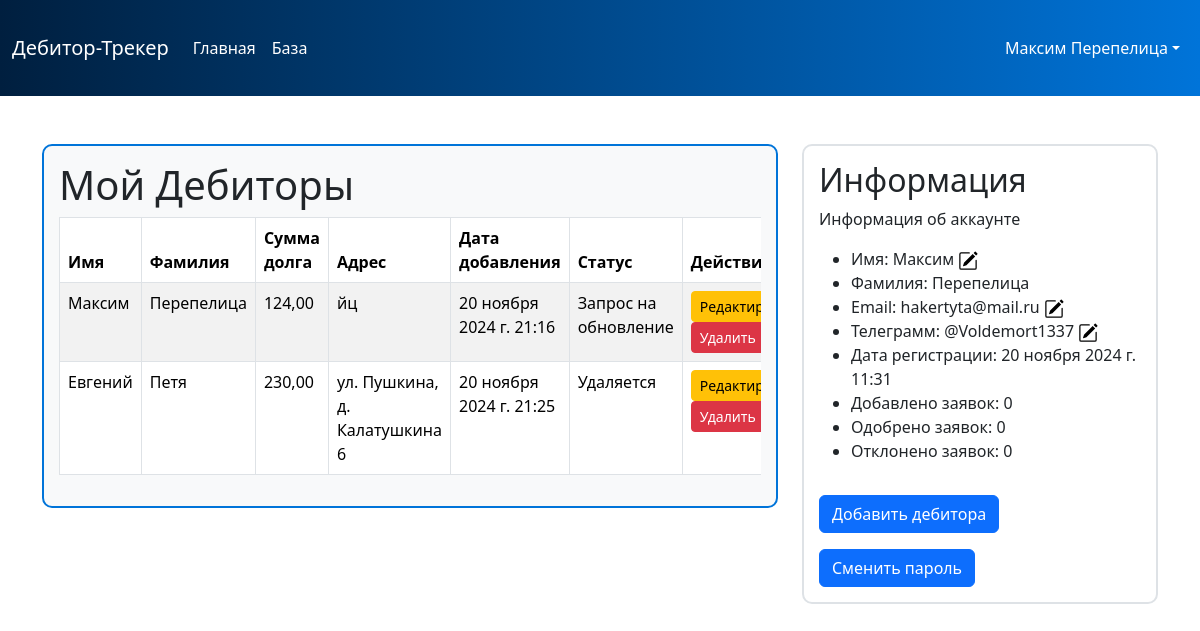
Before: /cabinet/ (signed in) with the older database file.
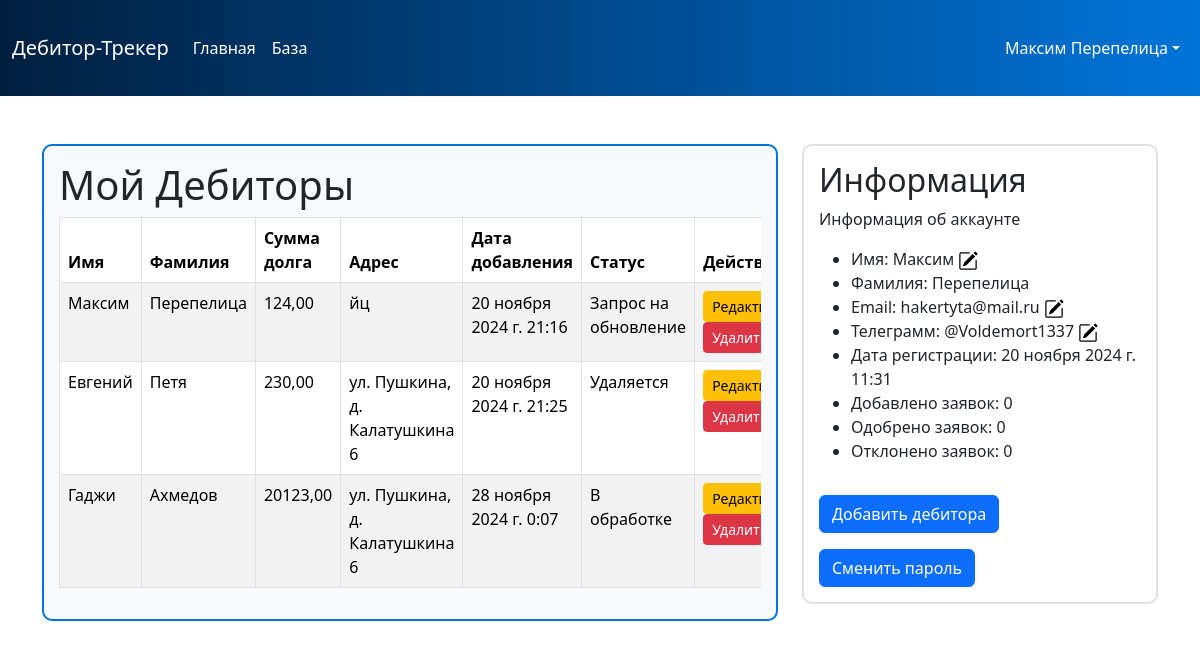
After: the same page with the newer database file.
### Task1/models.py (models this page shows, shortened)
class NewUsers(AbstractBaseUser, PermissionsMixin):
    username = models.CharField(max_length=100, unique=True)
    name = models.CharField(max_length=100)
    surname = models.CharField(max_length=100)
    age = models.PositiveIntegerField()
    email = models.EmailField(unique=True)
    subscription = models.BooleanField(default=False)
    subscription_end_date = models.DateField(blank=True, null=True)
    created_at = models.DateTimeField(auto_now_add=True)
    updated_at = models.DateTimeField(auto_now=True)
    tg_account = models.CharField(max_length=33)
    is_active = models.BooleanField(default=True)
    is_staff = models.BooleanField(default=False)
    objects = NewUsersManager()
    USERNAME_FIELD = 'username'
    REQUIRED_FIELDS = ['email']

class AddDebtorUser(models.Model):
    STATUS_CHOICES = [
        ('pending', 'В обработке'),
        ('approved', 'Одобрено'),
        ('added', 'Добавлено в базу'),
        ('rejected', 'Отклонено'),
        ('deleting', 'Удаляется'),
        ('deleted', 'Удалено'),
        ('update_requested', 'Запрос на обновление'),
        ('under_review', 'На проверке'),
        ('approved_for_update', 'Одобрено для обновления'),
        ('updated_in_db', 'Обновлено в базе')
    ]
    user = models.ForeignKey(NewUsers, on_delete=models.CASCADE, verbose_name="Пользователь")
    name = models.CharField(max_length=255, verbose_name="Имя дебитора")
    surname = models.CharField(max_length=255, verbose_name="Фамилия дебитора")
    amount = models.DecimalField(max_digits=10, decimal_places=2, verbose_name="Сумма долга")
    address = models.TextField(verbose_name="Адрес")
    region = models.CharField(max_length=255, verbose_name="Регион")
    city = models.CharField(max_length=255, verbose_name="Город")
    created_at = models.DateTimeField(auto_now_add=True, verbose_name="Дата создания")
    updated_at = models.DateTimeField(auto_now=True, verbose_name="Дата обновления")
    status = models.CharField(
        max_length=20,
        choices=STATUS_CHOICES,
        default='pending',
        verbose_name="Статус"
    )
    document = models.FileField(upload_to='documents/', verbose_name="Документ")
    index_key = models.IntegerField(unique=True, verbose_name="Индекс", null=True, blank=True)
    deletion_reason = models.TextField(null=True, blank=True, verbose_name='Причина удаления')
    deletion_document = models.FileField(upload_to='deletion_documents/', null=True, blank=True, verbose_name='Документ удаления')

### Task1/views.py (the view)
# urls.py: path('cabinet/', views.personal_cabinet, name='personal_cabinet'),
@login_required
def personal_cabinet(request):
    logger.info(f"Доступ к личному кабинету пользователя {request.user.username}")
    requests = AddDebtorUser.objects.filter(user=request.user)
    return render(request, 'first/personalAccount.html', {'requests': requests})

### templates/first/personalAccount.html (shortened to what this page needs)
{% load static %}
<!DOCTYPE html>
<html lang="ru">
<head>
    <link rel="stylesheet" href="{% static 'bootstrap/css/bootstrap.min.css' %}">
    <link rel="stylesheet" type="text/css" href="{% static 'datatables/datatables.min.css' %}">
</head>
<body>
    <div class="gradient-bg">
        {% include 'first/menu.html' %}
    </div>
    <div class="container mt-5">
        <div class="row">
            <div class="col-md-8">
                <div class="table-container">
                    <h1>Мой Дебиторы</h1>
                    {% if user.is_authenticated %}
                    <div class="table-responsive">
                        <table id="addDebtor" class="table table-striped table-bordered">
                            <thead>
                                <tr>
                                    <th>Имя</th>
                                    <th>Фамилия</th>
                                    <th>Сумма долга</th>
                                    <th>Адрес</th>
                                    <th>Дата добавления</th>
                                    <th>Статус</th>
                                    <th>Действия</th>
                                </tr>
                            </thead>
                            <tbody>
                                 {% for debtor in request.user.adddebtoruser_set.all %}
                                 <tr>
                                     <td>{{ debtor.name }}</td>
                                     <td>{{ debtor.surname }}</td>
                                     <td>{{ debtor.amount }}</td>
                                     <td>{{ debtor.address}}</td>
                                     <td>{{ debtor.created_at }}</td>
                                     <td>{{ debtor.get_status_display }}</td>
                                    <td>
                                        <a href="#"
                                           class="btn btn-sm btn-warning"
                                           data-bs-toggle="modal"
                                           data-bs-target="#editDebtorModal"
                                           data-id="{{ debtor.id }}"
                                           data-name="{{ debtor.name }}"
                                           data-surname="{{ debtor.surname }}"
                                           data-amount="{{ debtor.amount }}"
                                           data-address="{{ debtor.address }}"
                                           data-region="{{ debtor.region }}"
                                           data-city="{{ debtor.city }}"
                                           data-document="{{ debtor.document.url }}">
                                           Редактировать
                                        </a>
                                          <button type="button" class="btn btn-sm btn-danger" data-bs-toggle="modal" data-bs-target="#deleteModal"
                                                      data-debtor-id="{{ debtor.id }}" data-debtor-name="{{ debtor.name }}">
                                                      Удалить
                                          </button>
                                    </td>
                                </tr>
                                {% empty %}
                                <tr>
                                    <td colspan="5">Нет заявок</td>
                                </tr>
                                {% endfor %}
                            </tbody>
                        </table>
                    </div>
                    {% else %}
                    <p>Вы не авторизованы. Пожалуйста, войдите, чтобы увидеть информацию.</p>
                    {% endif %}
                </div>
            </div>
            <div class="col-md-4">
                <div class="info-panel">
                    <h2>Информация</h2>
                    {% if user.is_authenticated %}
                    <p>Информация об аккаунте</p>
                    <ul>
                        <li>Имя: {{ user.name }}
                        <i class="bi bi-pencil-square icon-pencil"  data-bs-toggle="modal" data-bs-target="#editFullNameModal" >
                        </i>
                        </li>
                        <li>Фамилия: {{ user.surname }}</li>
                        <li>Email: {{ user.email }}
                        <i class="bi bi-pencil-square icon-pencil"  data-bs-toggle="modal" data-bs-target="#editEmailModal" >
                        </i>
                        </li>
                        <li>Телеграмм:
                            {% if user.tg_account %}
                            {{user.tg_account}}
                            <i class="bi bi-pencil-square icon-pencil" data-bs-toggle="modal" data-bs-target="#editTelegramModal">
                            </i>
                            {% endif %}
                        </li>
                        <li>Дата регистрации: {{user.created_at}}</li>
                        <li>Добавлено заявок:
                            {% if request_count %}
                            {{ request_count }}
                            {% else %}
                            0
                            {% endif %}
                        </li>
                        <li>Одобрено заявок:
                            {% if approved_count %}
                            {{ approved_count }}
                            {% else %}
                            0
                            {% endif %}
                        </li>
                        <li>Отклонено заявок:
                            {% if rejected_count %}
                            {{ rejected_count }}
                            {% else %}
                            0
                            {% endif %}
                        </li>
                    </ul>
                    <button type="button" class="btn btn-primary custom-button" data-bs-toggle="modal" data-bs-target="#addDebtorModal">
                        Добавить дебитора
                    </button>
                    <a href="{% url 'change_password' %}" class="btn btn-primary mt-3">Сменить пароль</a>
                    {% else %}
                    <p>Вы не авторизованы. Пожалуйста, войдите, чтобы увидеть информацию.</p>
                    {% endif %}
                </div>
            </div>
        </div>
    </div>
</body>
</html>

### templates/first/menu.html (shortened to what this page needs)
{% load static %}
<nav class="navbar navbar-expand-lg custom-bg">
  <div class="container-fluid">
    <a class="navbar-brand text-white" href="{% url 'index' %}">Дебитор-Трекер</a>
    <div class="collapse navbar-collapse" id="navbarSupportedContent">
      <ul class="navbar-nav me-auto mb-2 mb-lg-0">
        <li class="nav-item">
          <a class="nav-link active text-white" aria-current="page" href="{% url 'index' %}">Главная</a>
        </li>
        <li class="nav-item">
          <a class="nav-link text-white" href="{% url 'table' %}">База</a>
        </li>
      </ul>
      <ul class="navbar-nav ms-auto mb-2 mb-lg-0">
        {% if user.is_authenticated %}
  <li class="nav-item dropdown">
    <a class="nav-link dropdown-toggle text-white" href="#" id="userDropdown" role="button" data-bs-toggle="dropdown" aria-expanded="false">{{ user.name }} {{user.surname}}</a>
  </li>
{% endif %}
      </ul>
    </div>
  </div>
</nav>

### templates/first/personalAccount.html (style rules this page uses)
.gradient-bg { background: linear-gradient(to right, #001f3f, #0074D9); padding: 20px 0; color: white; }
.table-container { border: 2px solid #0074D9; border-radius: 10px; padding: 15px; background-color: #f8f9fa; }
.info-panel { border: 2px solid #dee2e6; border-radius: 10px; padding: 15px; background-color: #ffffff; }
.icon-pencil { color: black; transition: color 0.3s ease; }
.custom-button { margin-top: 4mm; }

Changed rows visible on the page:
added AddDebtorUser: name "Гаджи", surname "Ахмедов", amount "20123,00", address "ул. Пушкина, д. Калатушкина 6", created_at "28 ноября 2024 г. 0:07", status "В обработке"
